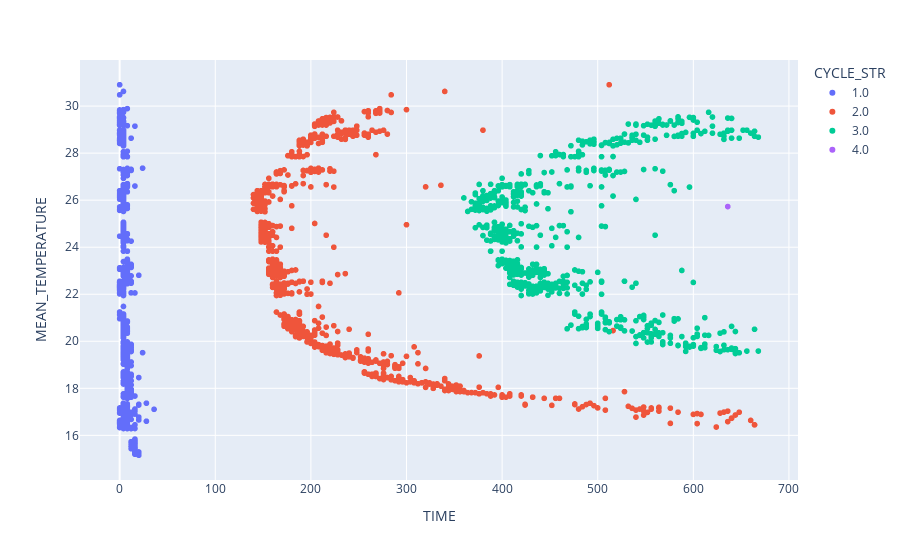

Write notebook code for a chart like this one.
### Code cell
px.scatter(peaks_row_3, x="TIME", y="MEAN_TEMPERATURE", color="CYCLE_STR",
              hover_data=["POSITION_STR"])

### Figure 1 — Plotly figure (JSON) as saved in the notebook; plotly's stock layout.template omitted (floating-point values rounded to 4 significant figures; data arrays with more than 128 entries replaced by an {"elided": "..."} marker saying what was removed)
{"data": [{"customdata": {"elided": "1004x1 str values"}, "hovertemplate": "CYCLE_STR=1.0<br>TIME=%{x}<br>MEAN_TEMPERATURE=%{y}<br>POSITION_STR=%{customdata[0]}<extra></extra>", "legendgroup": "1.0", "marker": {"color": "#636efa", "symbol": "circle"}, "mode": "markers", "name": "1.0", "showlegend": true, "type": "scattergl", "x": {"elided": "1004 int values"}, "xaxis": "x", "y": {"elided": "1004 float values"}, "yaxis": "y"}, {"customdata": {"elided": "948x1 str values"}, "hovertemplate": "CYCLE_STR=2.0<br>TIME=%{x}<br>MEAN_TEMPERATURE=%{y}<br>POSITION_STR=%{customdata[0]}<extra></extra>", "legendgroup": "2.0", "marker": {"color": "#EF553B", "symbol": "circle"}, "mode": "markers", "name": "2.0", "showlegend": true, "type": "scattergl", "x": {"elided": "948 int values"}, "xaxis": "x", "y": {"elided": "948 float values"}, "yaxis": "y"}, {"customdata": {"elided": "666x1 str values"}, "hovertemplate": "CYCLE_STR=3.0<br>TIME=%{x}<br>MEAN_TEMPERATURE=%{y}<br>POSITION_STR=%{customdata[0]}<extra></extra>", "legendgroup": "3.0", "marker": {"color": "#00cc96", "symbol": "circle"}, "mode": "markers", "name": "3.0", "showlegend": true, "type": "scattergl", "x": {"elided": "666 int values"}, "xaxis": "x", "y": {"elided": "666 float values"}, "yaxis": "y"}, {"customdata": [["36"]], "hovertemplate": "CYCLE_STR=4.0<br>TIME=%{x}<br>MEAN_TEMPERATURE=%{y}<br>POSITION_STR=%{customdata[0]}<extra></extra>", "legendgroup": "4.0", "marker": {"color": "#ab63fa", "symbol": "circle"}, "mode": "markers", "name": "4.0", "showlegend": true, "type": "scattergl", "x": [636], "xaxis": "x", "y": [25.73], "yaxis": "y"}], "layout": {"legend": {"title": {"text": "CYCLE_STR"}, "tracegroupgap": 0}, "margin": {"t": 60}, "xaxis": {"anchor": "y", "domain": [0, 1], "title": {"text": "TIME"}}, "yaxis": {"anchor": "x", "domain": [0, 1], "title": {"text": "MEAN_TEMPERATURE"}}}}
